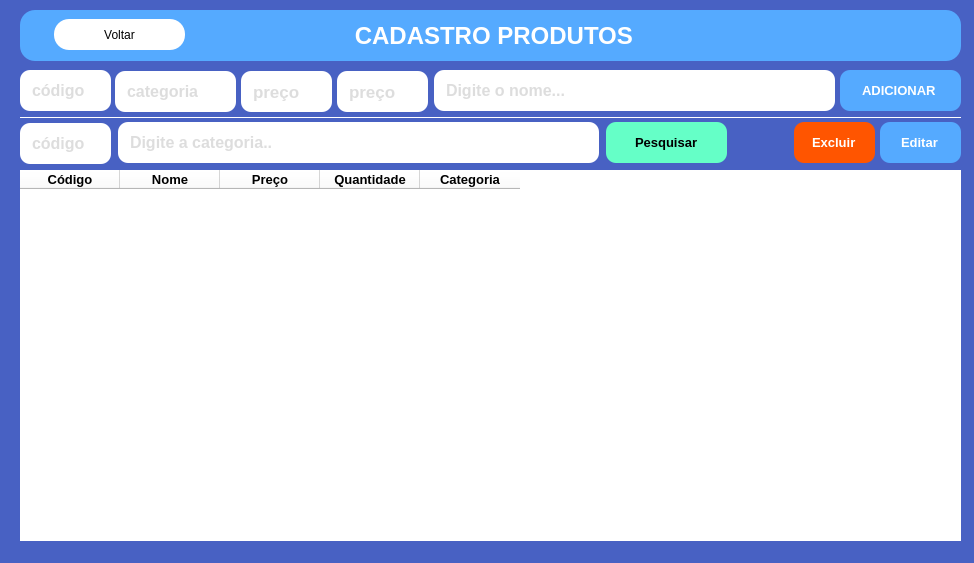
<?xml version="1.0" encoding="UTF-8"?>
<ui version="4.0">
 <class>MainWindow</class>
 <widget class="QMainWindow" name="MainWindow">
  <property name="geometry">
   <rect>
    <x>0</x>
    <y>0</y>
    <width>974</width>
    <height>563</height>
   </rect>
  </property>
  <property name="windowTitle">
   <string>MainWindow</string>
  </property>
  <property name="styleSheet">
   <string notr="true">background-color: rgb(72, 97, 195);
border-radius: 15px</string>
  </property>
  <widget class="QWidget" name="centralwidget">
   <widget class="QLineEdit" name="edtCodigo">
    <property name="enabled">
     <bool>false</bool>
    </property>
    <property name="geometry">
     <rect>
      <x>20</x>
      <y>70</y>
      <width>91</width>
      <height>41</height>
     </rect>
    </property>
    <property name="font">
     <font>
      <pointsize>12</pointsize>
      <weight>75</weight>
      <bold>true</bold>
     </font>
    </property>
    <property name="styleSheet">
     <string notr="true">color: rgb(188, 188, 188);
padding:10px;
border-radius: 10px;
background-color: rgb(255, 255, 255);</string>
    </property>
    <property name="text">
     <string/>
    </property>
    <property name="placeholderText">
     <string>código</string>
    </property>
   </widget>
   <widget class="QLineEdit" name="edtCategoria">
    <property name="enabled">
     <bool>false</bool>
    </property>
    <property name="geometry">
     <rect>
      <x>115</x>
      <y>71</y>
      <width>121</width>
      <height>41</height>
     </rect>
    </property>
    <property name="font">
     <font>
      <pointsize>12</pointsize>
      <weight>75</weight>
      <bold>true</bold>
     </font>
    </property>
    <property name="styleSheet">
     <string notr="true">color: rgb(188, 188, 188);
padding:10px;
border-radius: 10px;
background-color: rgb(255, 255, 255);</string>
    </property>
    <property name="text">
     <string/>
    </property>
    <property name="placeholderText">
     <string>categoria</string>
    </property>
   </widget>
   <widget class="QLineEdit" name="edtPreco">
    <property name="geometry">
     <rect>
      <x>241</x>
      <y>71</y>
      <width>91</width>
      <height>41</height>
     </rect>
    </property>
    <property name="font">
     <font>
      <pointsize>13</pointsize>
      <weight>75</weight>
      <bold>true</bold>
     </font>
    </property>
    <property name="styleSheet">
     <string notr="true">color: rgb(188, 188, 188);
padding:10px;
border-radius: 10px;
background-color: rgb(255, 255, 255);</string>
    </property>
    <property name="text">
     <string/>
    </property>
    <property name="placeholderText">
     <string>preço</string>
    </property>
   </widget>
   <widget class="QLineEdit" name="edtNome">
    <property name="enabled">
     <bool>false</bool>
    </property>
    <property name="geometry">
     <rect>
      <x>434</x>
      <y>70</y>
      <width>401</width>
      <height>41</height>
     </rect>
    </property>
    <property name="font">
     <font>
      <pointsize>12</pointsize>
      <weight>75</weight>
      <bold>true</bold>
     </font>
    </property>
    <property name="styleSheet">
     <string notr="true">color: rgb(188, 188, 188);
padding:10px;
background-color: rgb(255, 255, 255);
border-radius: 10px;
</string>
    </property>
    <property name="text">
     <string/>
    </property>
    <property name="placeholderText">
     <string>Digite o nome...</string>
    </property>
   </widget>
   <widget class="QLineEdit" name="lineEdit_8">
    <property name="geometry">
     <rect>
      <x>840</x>
      <y>70</y>
      <width>121</width>
      <height>41</height>
     </rect>
    </property>
    <property name="font">
     <font>
      <family>MS Shell Dlg 2</family>
      <pointsize>10</pointsize>
      <weight>75</weight>
      <italic>false</italic>
      <bold>true</bold>
     </font>
    </property>
    <property name="styleSheet">
     <string notr="true">background-color: rgb(85, 170, 255);
color: rgb(255, 255, 255);
border-radius: 10px</string>
    </property>
    <property name="text">
     <string>ADICIONAR</string>
    </property>
    <property name="alignment">
     <set>Qt::AlignCenter</set>
    </property>
   </widget>
   <widget class="QLabel" name="label">
    <property name="geometry">
     <rect>
      <x>20</x>
      <y>10</y>
      <width>941</width>
      <height>51</height>
     </rect>
    </property>
    <property name="font">
     <font>
      <pointsize>18</pointsize>
      <weight>75</weight>
      <bold>true</bold>
     </font>
    </property>
    <property name="styleSheet">
     <string notr="true">background-color: rgb(85, 170, 255);
color: rgb(255, 255, 255);</string>
    </property>
    <property name="text">
     <string> CADASTRO PRODUTOS</string>
    </property>
    <property name="alignment">
     <set>Qt::AlignCenter</set>
    </property>
   </widget>
   <widget class="QTableWidget" name="tabelaDados">
    <property name="geometry">
     <rect>
      <x>20</x>
      <y>170</y>
      <width>941</width>
      <height>421</height>
     </rect>
    </property>
    <property name="styleSheet">
     <string notr="true">background-color: rgb(255, 255, 255);</string>
    </property>
    <column>
     <property name="text">
      <string>Código</string>
     </property>
     <property name="font">
      <font>
       <pointsize>10</pointsize>
       <weight>75</weight>
       <bold>true</bold>
      </font>
     </property>
    </column>
    <column>
     <property name="text">
      <string>Nome</string>
     </property>
     <property name="font">
      <font>
       <pointsize>10</pointsize>
       <weight>75</weight>
       <bold>true</bold>
      </font>
     </property>
    </column>
    <column>
     <property name="text">
      <string>Preço</string>
     </property>
     <property name="font">
      <font>
       <pointsize>10</pointsize>
       <weight>75</weight>
       <bold>true</bold>
      </font>
     </property>
    </column>
    <column>
     <property name="text">
      <string>Quantidade</string>
     </property>
     <property name="font">
      <font>
       <pointsize>10</pointsize>
       <weight>75</weight>
       <bold>true</bold>
      </font>
     </property>
    </column>
    <column>
     <property name="text">
      <string>Categoria</string>
     </property>
     <property name="font">
      <font>
       <pointsize>10</pointsize>
       <weight>75</weight>
       <bold>true</bold>
      </font>
     </property>
    </column>
   </widget>
   <widget class="Line" name="line">
    <property name="geometry">
     <rect>
      <x>20</x>
      <y>117</y>
      <width>941</width>
      <height>1</height>
     </rect>
    </property>
    <property name="styleSheet">
     <string notr="true">background-color: rgb(255, 255, 255);</string>
    </property>
    <property name="orientation">
     <enum>Qt::Horizontal</enum>
    </property>
   </widget>
   <widget class="QLineEdit" name="edtCodigoPesquisar">
    <property name="enabled">
     <bool>false</bool>
    </property>
    <property name="geometry">
     <rect>
      <x>20</x>
      <y>123</y>
      <width>91</width>
      <height>41</height>
     </rect>
    </property>
    <property name="font">
     <font>
      <pointsize>12</pointsize>
      <weight>75</weight>
      <bold>true</bold>
     </font>
    </property>
    <property name="styleSheet">
     <string notr="true">color: rgb(188, 188, 188);
padding:10px;
border-radius: 10px;
background-color: rgb(255, 255, 255);</string>
    </property>
    <property name="text">
     <string/>
    </property>
    <property name="placeholderText">
     <string>código</string>
    </property>
   </widget>
   <widget class="QLineEdit" name="edtNomePesquisar">
    <property name="enabled">
     <bool>false</bool>
    </property>
    <property name="geometry">
     <rect>
      <x>118</x>
      <y>122</y>
      <width>481</width>
      <height>41</height>
     </rect>
    </property>
    <property name="font">
     <font>
      <pointsize>12</pointsize>
      <weight>75</weight>
      <bold>true</bold>
     </font>
    </property>
    <property name="styleSheet">
     <string notr="true">color: rgb(188, 188, 188);
padding:10px;
border-radius: 10px;
background-color: rgb(255, 255, 255);</string>
    </property>
    <property name="text">
     <string/>
    </property>
    <property name="placeholderText">
     <string>Digite a categoria..</string>
    </property>
   </widget>
   <widget class="QLineEdit" name="lineEdit_9">
    <property name="geometry">
     <rect>
      <x>606</x>
      <y>122</y>
      <width>121</width>
      <height>41</height>
     </rect>
    </property>
    <property name="font">
     <font>
      <family>MS Shell Dlg 2</family>
      <pointsize>10</pointsize>
      <weight>75</weight>
      <italic>false</italic>
      <bold>true</bold>
     </font>
    </property>
    <property name="styleSheet">
     <string notr="true">background-color: rgb(101, 255, 199);
color: rgb(0, 0, 0);
border-radius: 10px</string>
    </property>
    <property name="text">
     <string>Pesquisar</string>
    </property>
    <property name="alignment">
     <set>Qt::AlignCenter</set>
    </property>
   </widget>
   <widget class="QPushButton" name="pushButton_6">
    <property name="geometry">
     <rect>
      <x>54</x>
      <y>19</y>
      <width>131</width>
      <height>31</height>
     </rect>
    </property>
    <property name="styleSheet">
     <string notr="true">background-color: rgb(255, 255, 255);</string>
    </property>
    <property name="text">
     <string>Voltar</string>
    </property>
   </widget>
   <widget class="QLineEdit" name="edtPreco_2">
    <property name="geometry">
     <rect>
      <x>337</x>
      <y>71</y>
      <width>91</width>
      <height>41</height>
     </rect>
    </property>
    <property name="font">
     <font>
      <pointsize>13</pointsize>
      <weight>75</weight>
      <bold>true</bold>
     </font>
    </property>
    <property name="styleSheet">
     <string notr="true">color: rgb(188, 188, 188);
padding:10px;
border-radius: 10px;
background-color: rgb(255, 255, 255);</string>
    </property>
    <property name="text">
     <string/>
    </property>
    <property name="placeholderText">
     <string>preço</string>
    </property>
   </widget>
   <widget class="QLineEdit" name="edtExcluir">
    <property name="geometry">
     <rect>
      <x>794</x>
      <y>122</y>
      <width>81</width>
      <height>41</height>
     </rect>
    </property>
    <property name="font">
     <font>
      <family>MS Shell Dlg 2</family>
      <pointsize>10</pointsize>
      <weight>75</weight>
      <italic>false</italic>
      <bold>true</bold>
     </font>
    </property>
    <property name="styleSheet">
     <string notr="true">background-color: rgb(255, 85, 0);
color: rgb(255, 255, 255);
border-radius: 10px</string>
    </property>
    <property name="text">
     <string>Excluir</string>
    </property>
    <property name="alignment">
     <set>Qt::AlignCenter</set>
    </property>
   </widget>
   <widget class="QLineEdit" name="edtEditar">
    <property name="geometry">
     <rect>
      <x>880</x>
      <y>122</y>
      <width>81</width>
      <height>41</height>
     </rect>
    </property>
    <property name="font">
     <font>
      <family>MS Shell Dlg 2</family>
      <pointsize>10</pointsize>
      <weight>75</weight>
      <italic>false</italic>
      <bold>true</bold>
     </font>
    </property>
    <property name="styleSheet">
     <string notr="true">background-color: rgb(85, 170, 255);
color: #ffffff;
border-radius: 10px</string>
    </property>
    <property name="text">
     <string>Editar</string>
    </property>
    <property name="alignment">
     <set>Qt::AlignCenter</set>
    </property>
   </widget>
  </widget>
  <widget class="QStatusBar" name="statusbar"/>
 </widget>
 <resources/>
 <connections/>
</ui>
